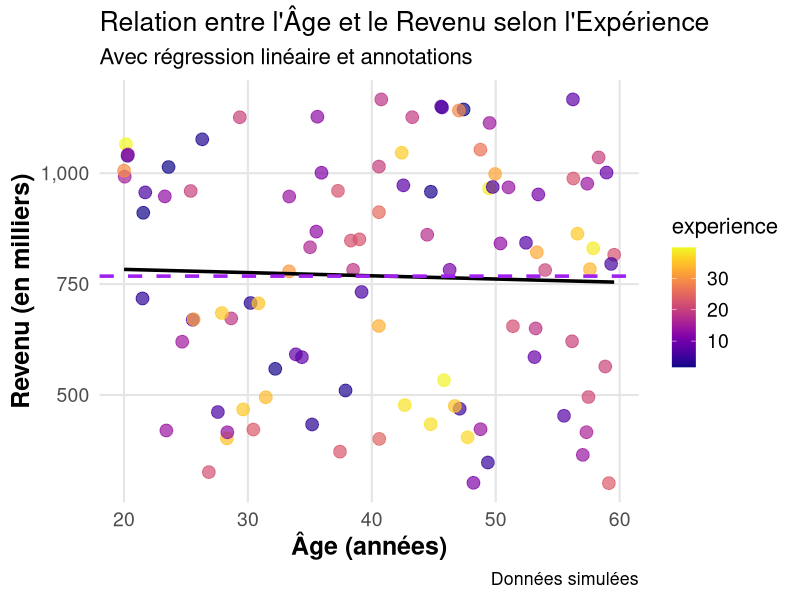

Reproduce this figure in R.
if (!require(ggplot2)) install.packages("ggplot2")
if (!require(viridis)) install.packages("viridis")
if (!require(dplyr)) install.packages("dplyr")
if (!require(scales)) install.packages("scales")

library(ggplot2)
library(viridis)
library(dplyr)
library(scales)

set.seed(42)
data <- data.frame(
  age = runif(100, 20, 60),
  revenu = runif(100, 300, 1200),
  experience = runif(100, 1, 40)
)

points_annoter <- data %>% 
  filter(revenu > 1000 & age > 50)

ggplot(data, aes(x = age, y = revenu, color = experience)) +
  geom_point(size = 4, alpha = 0.7) +
  geom_smooth(method = "lm", se = FALSE, color = "black", size = 1.2) +
  geom_hline(yintercept = mean(data$revenu), linetype = "dashed", color = "purple", size = 1.2) +
  scale_color_viridis(option = "C", direction = 1) +
  scale_x_continuous(labels = scales::comma) +
  scale_y_continuous(labels = scales::comma) +
  theme_minimal(base_size = 16) +
  theme(
    axis.title = element_text(size = 18, face = "bold"),
    axis.text = element_text(size = 14),
    legend.title = element_text(size = 16),
    legend.text = element_text(size = 14),
    panel.grid.major = element_line(color = "gray90"),
    panel.grid.minor = element_blank(),
    strip.text = element_text(size = 14, face = "bold")
  ) +
  labs(
    title = "Relation entre l'Âge et le Revenu selon l'Expérience",
    subtitle = "Avec régression linéaire et annotations",
    x = "Âge (années)",
    y = "Revenu (en milliers)",
    caption = "Données simulées"
  )
